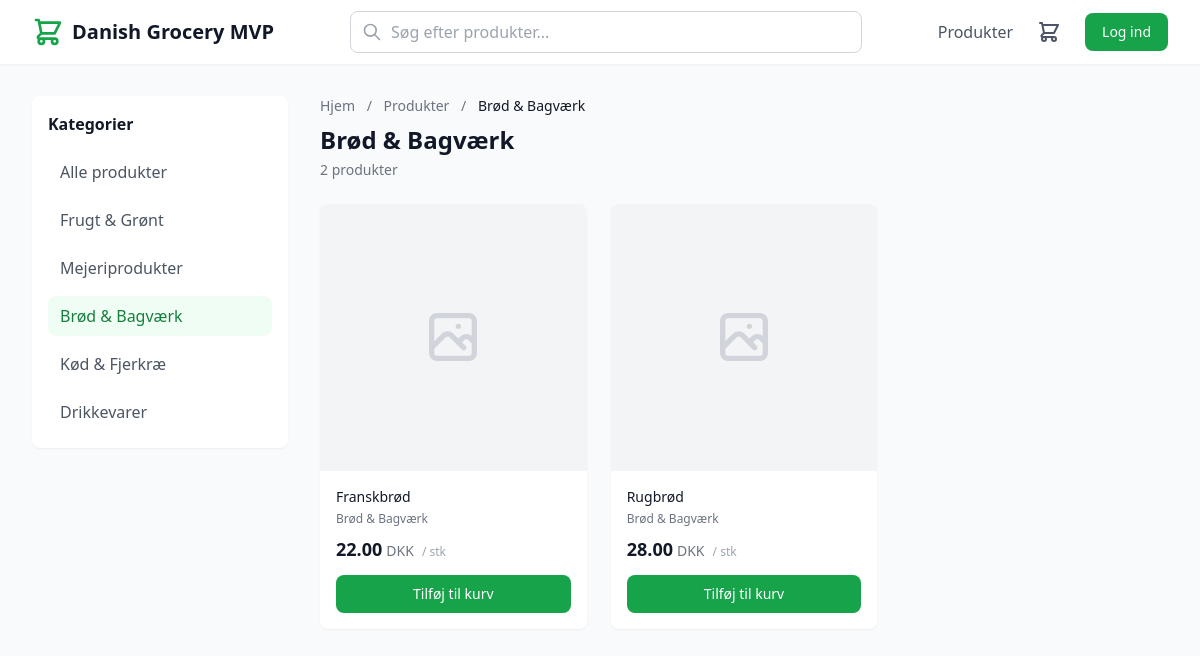
The app's page /products?category=brod with its own data.
### app/models/product.py (models this page shows, shortened)
class Category(Base, TimestampMixin):
    __tablename__ = "categories"
    id: Mapped[uuid.UUID] = mapped_column(
        GUID(),
        primary_key=True,
        default=uuid.uuid4,
    )
    name: Mapped[str] = mapped_column(String(100), nullable=False)
    slug: Mapped[str] = mapped_column(String(100), unique=True, nullable=False, index=True)
    description: Mapped[Optional[str]] = mapped_column(Text, nullable=True)
    image_url: Mapped[Optional[str]] = mapped_column(String(500), nullable=True)
    parent_id: Mapped[Optional[uuid.UUID]] = mapped_column(
        GUID(),
        ForeignKey("categories.id"),
        nullable=True,
    )
    sort_order: Mapped[int] = mapped_column(Integer, default=0)
    is_active: Mapped[bool] = mapped_column(Boolean, default=True)
    parent: Mapped[Optional["Category"]] = relationship(
        "Category",
        remote_side="Category.id",
        back_populates="children",
    )
    children: Mapped[list["Category"]] = relationship(
        "Category",
        back_populates="parent",
        lazy="selectin",
    )
    products: Mapped[list["Product"]] = relationship(
        "Product",
        back_populates="category",
        lazy="selectin",
    )

class Product(Base, TimestampMixin):
    __tablename__ = "products"
    id: Mapped[uuid.UUID] = mapped_column(
        GUID(),
        primary_key=True,
        default=uuid.uuid4,
    )
    name: Mapped[str] = mapped_column(String(200), nullable=False, index=True)
    slug: Mapped[str] = mapped_column(String(200), unique=True, nullable=False, index=True)
    description: Mapped[Optional[str]] = mapped_column(Text, nullable=True)
    price: Mapped[Decimal] = mapped_column(Numeric(10, 2), nullable=False)
    unit: Mapped[str] = mapped_column(String(20), default="stk")
    image_url: Mapped[Optional[str]] = mapped_column(String(500), nullable=True)
    category_id: Mapped[Optional[uuid.UUID]] = mapped_column(
        GUID(),
        ForeignKey("categories.id"),
        nullable=True,
    )
    stock_quantity: Mapped[int] = mapped_column(Integer, default=0)
    is_active: Mapped[bool] = mapped_column(Boolean, default=True)
    is_featured: Mapped[bool] = mapped_column(Boolean, default=False)
    category: Mapped[Optional["Category"]] = relationship(
        "Category",
        back_populates="products",
    )
    order_items: Mapped[list["OrderItem"]] = relationship(
        "OrderItem",
        back_populates="product",
    )

### app/pages.py (the view)
@router.get("/products", response_class=HTMLResponse)
async def products_list(
    request: Request,
    db: DbSession,
    user: CurrentUserOptional,
    page: int = 1,
    category: Optional[str] = None,
    q: Optional[str] = None,
):
    product_service = ProductService(db)
    products, total = await product_service.list_products(
        page=page,
        limit=20,
        category_slug=category,
        search=q,
    )
    categories = await product_service.list_categories()
    current_category = None
    if category:
        current_category = await product_service.get_category_by_slug(category)
    context = get_base_context(request, user)
    context.update({
        "products": products,
        "total": total,
        "page": page,
        "pages": product_service.calculate_pages(total, 20),
        "categories": categories,
        "current_category": current_category,
        "search_query": q,
    })
    return templates.TemplateResponse("products/list.html", context)

### app/templates/products/list.html (shortened to what this page needs)
{% extends "base.html" %}
{% block content %}
<div class="max-w-7xl mx-auto px-4 sm:px-6 lg:px-8 py-8">
    <div class="flex flex-col lg:flex-row gap-8">
        <aside class="lg:w-64 flex-shrink-0">
            <div class="bg-white rounded-lg shadow-sm p-4 sticky top-24">
                <h3 class="font-semibold text-gray-900 mb-4">Kategorier</h3>
                <ul class="space-y-2">
                    <li>
                        <a href="/products"
                           class="block px-3 py-2 rounded-lg {% if not current_category %}bg-primary-50 text-primary-700 font-medium{% else %}text-gray-600 hover:bg-gray-50{% endif %}">
                            Alle produkter
                        </a>
                    </li>
                    {% for category in categories %}
                    <li>
                        <a href="/products?category={{ category.slug }}"
                           class="block px-3 py-2 rounded-lg {% if current_category and current_category.slug == category.slug %}bg-primary-50 text-primary-700 font-medium{% else %}text-gray-600 hover:bg-gray-50{% endif %}">
                            {{ category.name }}
                        </a>
                    </li>
                    {% endfor %}
                </ul>
            </div>
        </aside>
        <main class="flex-1">
            <div class="mb-6">
                <nav class="text-sm text-gray-500 mb-2">
                    <a href="/" class="hover:text-primary-600">Hjem</a>
                    <span class="mx-2">/</span>
                    <a href="/products" class="hover:text-primary-600">Produkter</a>
                    {% if current_category %}
                    <span class="mx-2">/</span>
                    <span class="text-gray-900">{{ current_category.name }}</span>
                    {% endif %}
                </nav>
                <div class="flex items-center justify-between">
                    <div>
                        <h1 class="text-2xl font-bold text-gray-900">
                            {% if current_category %}
                            {{ current_category.name }}
                            {% elif search_query %}
                            Søgeresultater for "{{ search_query }}"
                            {% else %}
                            Alle produkter
                            {% endif %}
                        </h1>
                        <p class="text-sm text-gray-500 mt-1">{{ total }} produkt{{ 'er' if total != 1 else '' }}</p>
                    </div>
                </div>
            </div>
            {% if products %}
            <div class="grid grid-cols-2 md:grid-cols-3 xl:grid-cols-4 gap-4 md:gap-6">
                {% for product in products %}
                {% include "components/product_card.html" %}
                {% endfor %}
            </div>
            {% endif %}
        </main>
    </div>
</div>
{% endblock %}

### app/templates/components/product_card.html (shortened to what this page needs)
<div class="bg-white rounded-lg shadow-sm overflow-hidden hover:shadow-md transition-shadow duration-200 group">
    <a href="/products/{{ product.slug }}" class="block aspect-square bg-gray-100 overflow-hidden">
        {% if product.image_url %}
        <img src="{{ product.image_url }}"
             alt="{{ product.name }}"
             class="w-full h-full object-cover group-hover:scale-105 transition-transform duration-200">
        {% else %}
        <div class="w-full h-full flex items-center justify-center">
        </div>
        {% endif %}
    </a>
    <div class="p-4">
        <a href="/products/{{ product.slug }}" class="block">
            <h3 class="text-sm font-medium text-gray-900 line-clamp-2 hover:text-primary-600">
                {{ product.name }}
            </h3>
        </a>
        {% if product.category %}
        <p class="mt-1 text-xs text-gray-500">{{ product.category.name }}</p>
        {% endif %}
        <div class="mt-2 flex items-baseline">
            <span class="text-lg font-bold text-gray-900">{{ "%.2f"|format(product.price) }}</span>
            <span class="ml-1 text-sm text-gray-500">{{ currency }}</span>
            <span class="ml-2 text-xs text-gray-400">/ {{ product.unit }}</span>
        </div>
        <button x-data="{ loading: false }"
                @click="
                    loading = true;
                    $store.cart.add('{{ product.id }}', 1, {
                        name: '{{ product.name | e }}',
                        slug: '{{ product.slug }}',
                        price: {{ product.price }},
                        unit: '{{ product.unit }}',
                        image_url: '{{ product.image_url or '' }}'
                    }).finally(() => loading = false)
                "
                :disabled="loading"
                class="mt-3 w-full flex items-center justify-center px-4 py-2 border border-transparent rounded-lg text-sm font-medium text-white bg-primary-600 hover:bg-primary-700 disabled:opacity-50 disabled:cursor-not-allowed transition-colors duration-200">
            <span x-show="!loading">Tilføj til kurv</span>
        </button>
    </div>
</div>

### records on screen
Category: name "Frugt & Grønt"
Category: name "Mejeriprodukter"
Category: name "Brød & Bagværk"
Category: name "Kød & Fjerkræ"
Category: name "Drikkevarer"
Product: name "Franskbrød", category.name "Brød & Bagværk", price "22.00", currency "DKK", unit "stk"
Product: name "Rugbrød", category.name "Brød & Bagværk", price "28.00", currency "DKK", unit "stk"

### other values on screen
{{ app_name }} "Danish Grocery MVP"
{{ total }} "2"
{{ 'er' if total != 1 else '' }} "er"
